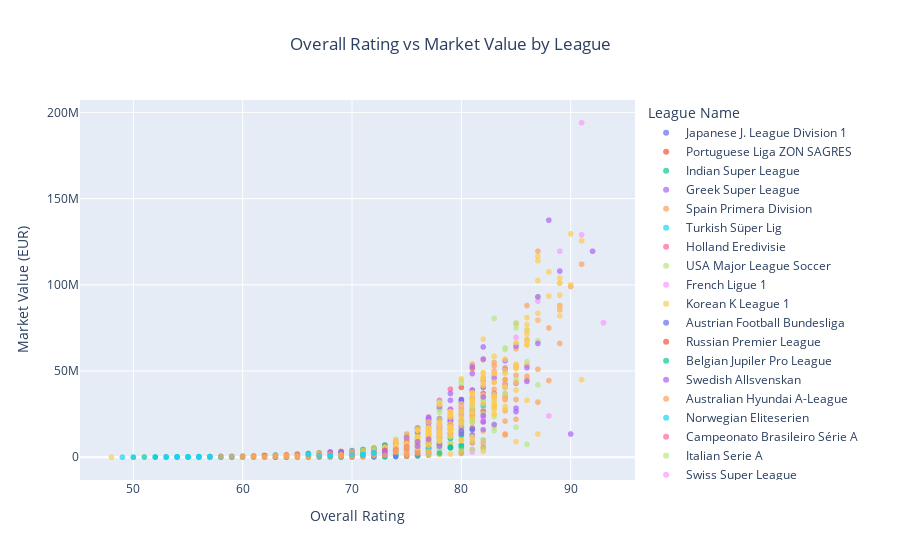

The code cell stored with this chart in its notebook:
### Markdown cell above
Analysis of the Relationship Between League, Overall Rating, and Market Value

This analysis aims to explore the relationship between the league in which players participate, their overall rating, and their market value. We will investigate whether there are significant correlations or dependencies among these variables, considering if players with similar or different overall ratings show varying market values within the same league.

### Code cell
# Scatter Plot: Overall Rating vs Market Value colored by League Name
fig_scatter = px.scatter(
    df,
    x='overall',
    y='value_eur',
    color='league_name',
    title='Overall Rating vs Market Value by League',
    labels={'overall': 'Overall Rating', 'value_eur': 'Market Value (EUR)', 'league_name': 'League Name'},
    opacity=0.7
)
fig_scatter.update_layout(
    xaxis_title='Overall Rating',
    yaxis_title='Market Value (EUR)',
    title_x=0.5,
    legend_title='League Name'
)
fig_scatter.show()

### Figure 1 — Plotly figure (JSON) as saved in the notebook; plotly's stock layout.template omitted (floating-point values rounded to 4 significant figures; data arrays with more than 128 entries replaced by an {"elided": "..."} marker saying what was removed)
{"data": [{"hovertemplate": "League Name=Japanese J. League Division 1<br>Overall Rating=%{x}<br>Market Value (EUR)=%{y}<extra></extra>", "legendgroup": "Japanese J. League Division 1", "marker": {"color": "#636efa", "opacity": 0.7, "symbol": "circle"}, "mode": "markers", "name": "Japanese J. League Division 1", "showlegend": true, "type": "scattergl", "x": {"elided": "220 int values"}, "xaxis": "x", "y": {"elided": "220 int values"}, "yaxis": "y"}, {"hovertemplate": "League Name=Portuguese Liga ZON SAGRES<br>Overall Rating=%{x}<br>Market Value (EUR)=%{y}<extra></extra>", "legendgroup": "Portuguese Liga ZON SAGRES", "marker": {"color": "#EF553B", "opacity": 0.7, "symbol": "circle"}, "mode": "markers", "name": "Portuguese Liga ZON SAGRES", "showlegend": true, "type": "scattergl", "x": {"elided": "198 int values"}, "xaxis": "x", "y": {"elided": "198 int values"}, "yaxis": "y"}, {"hovertemplate": "League Name=Indian Super League<br>Overall Rating=%{x}<br>Market Value (EUR)=%{y}<extra></extra>", "legendgroup": "Indian Super League", "marker": {"color": "#00cc96", "opacity": 0.7, "symbol": "circle"}, "mode": "markers", "name": "Indian Super League", "showlegend": true, "type": "scattergl", "x": [68, 65, 70, 55, 69, 56, 54, 65, 64, 70, 56, 67, 59, 52, 57, 63, 56, 58, 57, 57, 64, 63, 56, 57, 58, 55, 55, 60, 58, 57, 57, 56, 64, 71, 65, 65, 66, 63, 65, 66, 66, 54, 63, 59, 60, 53, 63, 56, 66, 55, 68, 68, 52, 62, 57, 68, 61, 61, 55, 55, 64, 58, 57, 61, 67, 72, 51, 55, 54, 55, 55, 57, 59, 56, 57, 56, 61, 60, 56, 60, 57, 54, 59, 59, 56, 66, 66, 63, 65, 58, 62, 54, 64, 54, 56, 57, 53, 55, 65, 60, 59, 57, 56, 57, 65, 57, 69, 65, 60, 53, 58, 67, 57, 70, 57, 68, 71, 67, 67, 68, 65], "xaxis": "x", "y": [1000000, 550000, 2100000, 130000, 1100000, 325000, 240000, 575000, 500000, 1100000, 325000, 1000000, 300000, 150000, 150000, 450000, 70000, 35000, 170000, 350000, 475000, 250000, 275000, 140000, 300000, 110000, 150000, 220000, 210000, 325000, 140000, 275000, 550000, 900000, 625000, 230000, 400000, 425000, 575000, 700000, 575000, 275000, 675000, 525000, 500000, 170000, 375000, 300000, 825000, 275000, 800000, 950000, 100000, 825000, 375000, 400000, 400000, 525000, 130000, 170000, 575000, 220000, 250000, 375000, 850000, 1500000, 140000, 120000, 210000, 250000, 240000, 350000, 325000, 300000, 140000, 275000, 300000, 210000, 140000, 160000, 140000, 100000, 475000, 160000, 45000, 400000, 700000, 475000, 700000, 200000, 350000, 250000, 500000, 110000, 300000, 190000, 200000, 275000, 825000, 300000, 350000, 220000, 150000, 220000, 600000, 170000, 1300000, 600000, 250000, 45000, 275000, 650000, 140000, 1300000, 190000, 1200000, 650000, 1000000, 500000, 400000, 700000], "yaxis": "y"}, {"hovertemplate": "League Name=Greek Super League<br>Overall Rating=%{x}<br>Market Value (EUR)=%{y}<extra></extra>", "legendgroup": "Greek Super League", "marker": {"color": "#ab63fa", "opacity": 0.7, "symbol": "circle"}, "mode": "markers", "name": "Greek Super League", "showlegend": true, "type": "scattergl", "x": [75, 76, 74, 79, 72, 73, 75, 81, 69, 72, 71, 73, 68, 71, 74, 76, 68, 74, 75, 74, 75, 72, 73, 77, 74, 71, 73, 76, 70, 72, 71, 77, 75, 75, 77, 70, 71, 75, 76, 76, 72, 79, 73, 72], "xaxis": "x", "y": [3500000, 7500000, 3300000, 12500000, 1200000, 2600000, 4800000, 13000000, 2100000, 1700000, 1400000, 925000, 2500000, 1600000, 2000000, 10000000, 2700000, 3300000, 5500000, 3000000, 5500000, 2300000, 2900000, 3400000, 5500000, 1700000, 2800000, 6500000, 1300000, 1100000, 1300000, 5000000, 3700000, 5500000, 16000000, 2100000, 3000000, 8500000, 9500000, 8000000, 2300000, 8500000, 4700000, 2300000], "yaxis": "y"}, {"hovertemplate": "League Name=Spain Primera Division<br>Overall Rating=%{x}<br>Market Value (EUR)=%{y}<extra></extra>", "legendgroup": "Spain Primera Division", "marker": {"color": "#FFA15A", "opacity": 0.7, "symbol": "circle"}, "mode": "markers", "name": "Spain Primera Division", "showlegend": true, "type": "scattergl", "x": {"elided": "220 int values"}, "xaxis": "x", "y": {"elided": "220 int values"}, "yaxis": "y"}, {"hovertemplate": "League Name=Turkish Süper Lig<br>Overall Rating=%{x}<br>Market Value (EUR)=%{y}<extra></extra>", "legendgroup": "Turkish Süper Lig", "marker": {"color": "#19d3f3", "opacity": 0.7, "symbol": "circle"}, "mode": "markers", "name": "Turkish Süper Lig", "showlegend": true, "type": "scattergl", "x": {"elided": "219 int values"}, "xaxis": "x", "y": {"elided": "219 int values"}, "yaxis": "y"}, {"hovertemplate": "League Name=Holland Eredivisie<br>Overall Rating=%{x}<br>Market Value (EUR)=%{y}<extra></extra>", "legendgroup": "Holland Eredivisie", "marker": {"color": "#FF6692", "opacity": 0.7, "symbol": "circle"}, "mode": "markers", "name": "Holland Eredivisie", "showlegend": true, "type": "scattergl", "x": {"elided": "198 int values"}, "xaxis": "x", "y": {"elided": "198 int values"}, "yaxis": "y"}, {"hovertemplate": "League Name=USA Major League Soccer<br>Overall Rating=%{x}<br>Market Value (EUR)=%{y}<extra></extra>", "legendgroup": "USA Major League Soccer", "marker": {"color": "#B6E880", "opacity": 0.7, "symbol": "circle"}, "mode": "markers", "name": "USA Major League Soccer", "showlegend": true, "type": "scattergl", "x": {"elided": "297 int values"}, "xaxis": "x", "y": {"elided": "297 int values"}, "yaxis": "y"}, {"hovertemplate": "League Name=French Ligue 1<br>Overall Rating=%{x}<br>Market Value (EUR)=%{y}<extra></extra>", "legendgroup": "French Ligue 1", "marker": {"color": "#FF97FF", "opacity": 0.7, "symbol": "circle"}, "mode": "markers", "name": "French Ligue 1", "showlegend": true, "type": "scattergl", "x": {"elided": "220 int values"}, "xaxis": "x", "y": {"elided": "220 int values"}, "yaxis": "y"}, {"hovertemplate": "League Name=Korean K League 1<br>Overall Rating=%{x}<br>Market Value (EUR)=%{y}<extra></extra>", "legendgroup": "Korean K League 1", "marker": {"color": "#FECB52", "opacity": 0.7, "symbol": "circle"}, "mode": "markers", "name": "Korean K League 1", "showlegend": true, "type": "scattergl", "x": {"elided": "132 int values"}, "xaxis": "x", "y": {"elided": "132 int values"}, "yaxis": "y"}, {"hovertemplate": "League Name=Austrian Football Bundesliga<br>Overall Rating=%{x}<br>Market Value (EUR)=%{y}<extra></extra>", "legendgroup": "Austrian Football Bundesliga", "marker": {"color": "#636efa", "opacity": 0.7, "symbol": "circle"}, "mode": "markers", "name": "Austrian Football Bundesliga", "showlegend": true, "type": "scattergl", "x": {"elided": "132 int values"}, "xaxis": "x", "y": {"elided": "132 int values"}, "yaxis": "y"}, {"hovertemplate": "League Name=Russian Premier League<br>Overall Rating=%{x}<br>Market Value (EUR)=%{y}<extra></extra>", "legendgroup": "Russian Premier League", "marker": {"color": "#EF553B", "opacity": 0.7, "symbol": "circle"}, "mode": "markers", "name": "Russian Premier League", "showlegend": true, "type": "scattergl", "x": [77, 76, 80, 74, 77, 75, 73, 75, 77, 77, 71, 70, 74, 68, 70, 74, 80, 75, 71, 82, 69, 73, 78, 71, 75, 78, 72, 78, 72, 74, 76, 74, 75], "xaxis": "x", "y": [21500000, 6000000, 2300000, 7000000, 1200000, 10500000, 6000000, 4100000, 11000000, 8500000, 4000000, 3300000, 4700000, 2600000, 3600000, 8500000, 20500000, 7500000, 2600000, 26500000, 2900000, 6500000, 16000000, 4000000, 10500000, 15000000, 3700000, 13500000, 4700000, 6000000, 6500000, 6500000, 8500000], "yaxis": "y"}, {"hovertemplate": "League Name=Belgian Jupiler Pro League<br>Overall Rating=%{x}<br>Market Value (EUR)=%{y}<extra></extra>", "legendgroup": "Belgian Jupiler Pro League", "marker": {"color": "#00cc96", "opacity": 0.7, "symbol": "circle"}, "mode": "markers", "name": "Belgian Jupiler Pro League", "showlegend": true, "type": "scattergl", "x": {"elided": "198 int values"}, "xaxis": "x", "y": {"elided": "198 int values"}, "yaxis": "y"}, {"hovertemplate": "League Name=Swedish Allsvenskan<br>Overall Rating=%{x}<br>Market Value (EUR)=%{y}<extra></extra>", "legendgroup": "Swedish Allsvenskan", "marker": {"color": "#ab63fa", "opacity": 0.7, "symbol": "circle"}, "mode": "markers", "name": "Swedish Allsvenskan", "showlegend": true, "type": "scattergl", "x": {"elided": "176 int values"}, "xaxis": "x", "y": {"elided": "176 int values"}, "yaxis": "y"}, {"hovertemplate": "League Name=Australian Hyundai A-League<br>Overall Rating=%{x}<br>Market Value (EUR)=%{y}<extra></extra>", "legendgroup": "Australian Hyundai A-League", "marker": {"color": "#FFA15A", "opacity": 0.7, "symbol": "circle"}, "mode": "markers", "name": "Australian Hyundai A-League", "showlegend": true, "type": "scattergl", "x": {"elided": "132 int values"}, "xaxis": "x", "y": {"elided": "132 int values"}, "yaxis": "y"}, {"hovertemplate": "League Name=Norwegian Eliteserien<br>Overall Rating=%{x}<br>Market Value (EUR)=%{y}<extra></extra>", "legendgroup": "Norwegian Eliteserien", "marker": {"color": "#19d3f3", "opacity": 0.7, "symbol": "circle"}, "mode": "markers", "name": "Norwegian Eliteserien", "showlegend": true, "type": "scattergl", "x": {"elided": "176 int values"}, "xaxis": "x", "y": {"elided": "176 int values"}, "yaxis": "y"}, {"hovertemplate": "League Name=Campeonato Brasileiro Série A<br>Overall Rating=%{x}<br>Market Value (EUR)=%{y}<extra></extra>", "legendgroup": "Campeonato Brasileiro Série A", "marker": {"color": "#FF6692", "opacity": 0.7, "symbol": "circle"}, "mode": "markers", "name": "Campeonato Brasileiro Série A", "showlegend": true, "type": "scattergl", "x": {"elided": "198 int values"}, "xaxis": "x", "y": {"elided": "198 int values"}, "yaxis": "y"}, {"hovertemplate": "League Name=Italian Serie A<br>Overall Rating=%{x}<br>Market Value (EUR)=%{y}<extra></extra>", "legendgroup": "Italian Serie A", "marker": {"color": "#B6E880", "opacity": 0.7, "symbol": "circle"}, "mode": "markers", "name": "Italian Serie A", "showlegend": true, "type": "scattergl", "x": {"elided": "220 int values"}, "xaxis": "x", "y": {"elided": "220 int values"}, "yaxis": "y"}, {"hovertemplate": "League Name=Swiss Super League<br>Overall Rating=%{x}<br>Market Value (EUR)=%{y}<extra></extra>", "legendgroup": "Swiss Super League", "marker": {"color": "#FF97FF", "opacity": 0.7, "symbol": "circle"}, "mode": "markers", "name": "Swiss Super League", "showlegend": true, "type": "scattergl", "x": [74, 70, 69, 63, 68, 67, 69, 68, 65, 72, 69, 64, 70, 66, 71, 76, 74, 73, 62, 70, 70, 76, 74, 72, 76, 57, 70, 72, 65, 65, 69, 75, 63, 64, 67, 70, 69, 62, 65, 67, 69, 70, 70, 68, 71, 66, 58, 63, 75, 69, 66, 73, 71, 74, 63, 72, 67, 63, 67, 65, 71, 66, 69, 69, 73, 71, 74, 61, 68, 66, 71, 70, 67, 67, 55, 71, 68, 58, 65, 67, 71, 75, 71, 72, 71, 72, 69, 70, 71, 72, 75, 71, 68, 68, 72, 64, 71, 67, 65, 63, 74, 68, 71, 64, 65, 70, 64, 70, 77, 70], "xaxis": "x", "y": [4100000, 1500000, 1600000, 400000, 775000, 180000, 275000, 1600000, 1500000, 3100000, 1100000, 700000, 1500000, 1100000, 1600000, 7500000, 2800000, 3800000, 850000, 1400000, 3100000, 8000000, 3700000, 2300000, 2300000, 200000, 3400000, 4500000, 1500000, 800000, 1100000, 2700000, 900000, 625000, 650000, 3700000, 375000, 375000, 1500000, 2300000, 2000000, 3200000, 1100000, 1900000, 1900000, 525000, 450000, 1100000, 6500000, 3000000, 725000, 2400000, 2000000, 4600000, 775000, 3300000, 2100000, 575000, 1500000, 1600000, 4200000, 2100000, 1000000, 500000, 6500000, 1700000, 6000000, 400000, 1000000, 1000000, 3900000, 1000000, 2500000, 2500000, 275000, 3900000, 1000000, 425000, 1600000, 825000, 3800000, 8500000, 525000, 2700000, 2600000, 950000, 1800000, 1100000, 4100000, 1600000, 6000000, 4200000, 1100000, 1200000, 2300000, 1200000, 3000000, 1600000, 700000, 550000, 4100000, 2700000, 4200000, 1300000, 1600000, 550000, 1300000, 1300000, 23500000, 2100000], "yaxis": "y"}, {"hovertemplate": "League Name=Saudi Abdul L. Jameel League<br>Overall Rating=%{x}<br>Market Value (EUR)=%{y}<extra></extra>", "legendgroup": "Saudi Abdul L. Jameel League", "marker": {"color": "#FECB52", "opacity": 0.7, "symbol": "circle"}, "mode": "markers", "name": "Saudi Abdul L. Jameel League", "showlegend": true, "type": "scattergl", "x": {"elided": "176 int values"}, "xaxis": "x", "y": {"elided": "176 int values"}, "yaxis": "y"}, {"hovertemplate": "League Name=Colombian Liga Postobón<br>Overall Rating=%{x}<br>Market Value (EUR)=%{y}<extra></extra>", "legendgroup": "Colombian Liga Postobón", "marker": {"color": "#636efa", "opacity": 0.7, "symbol": "circle"}, "mode": "markers", "name": "Colombian Liga Postobón", "showlegend": true, "type": "scattergl", "x": [70, 72, 68, 73, 67, 66, 69, 70, 66, 63, 68, 66, 72, 72, 74, 69, 71, 71, 65, 54, 70, 66, 66, 66, 62, 57, 69, 61, 68, 57, 62, 71, 66, 62, 64, 68, 69, 65, 64, 69, 72, 71, 61, 63, 72, 72, 61, 64, 56, 72, 60, 71, 59, 75, 66, 68, 70, 69, 66, 61, 73, 68, 61, 66, 69, 67, 63, 69, 69, 66, 71, 71, 63, 68, 67, 67, 73, 68, 58, 67, 68, 67, 57, 68, 66, 62, 71, 64], "xaxis": "x", "y": [1500000, 2300000, 950000, 2400000, 1000000, 550000, 1200000, 180000, 450000, 550000, 1100000, 850000, 2700000, 3000000, 475000, 1200000, 1400000, 2600000, 625000, 240000, 1400000, 725000, 1600000, 550000, 925000, 400000, 1600000, 450000, 1000000, 350000, 925000, 600000, 825000, 400000, 850000, 1600000, 1200000, 950000, 775000, 1500000, 1900000, 2000000, 725000, 725000, 2000000, 1000000, 375000, 625000, 300000, 2300000, 450000, 1600000, 475000, 3900000, 1200000, 1700000, 1000000, 1500000, 300000, 600000, 1000000, 825000, 450000, 975000, 400000, 850000, 1200000, 1800000, 1200000, 1800000, 1600000, 2200000, 925000, 950000, 1000000, 1500000, 3600000, 1400000, 450000, 1300000, 1800000, 1000000, 375000, 575000, 1000000, 170000, 1500000, 500000], "yaxis": "y"}, {"hovertemplate": "League Name=Romanian Liga I<br>Overall Rating=%{x}<br>Market Value (EUR)=%{y}<extra></extra>", "legendgroup": "Romanian Liga I", "marker": {"color": "#EF553B", "opacity": 0.7, "symbol": "circle"}, "mode": "markers", "name": "Romanian Liga I", "showlegend": true, "type": "scattergl", "x": {"elided": "176 int values"}, "xaxis": "x", "y": {"elided": "176 int values"}, "yaxis": "y"}, {"hovertemplate": "League Name=Rep. Ireland Airtricity League<br>Overall Rating=%{x}<br>Market Value (EUR)=%{y}<extra></extra>", "legendgroup": "Rep. Ireland Airtricity League", "marker": {"color": "#00cc96", "opacity": 0.7, "symbol": "circle"}, "mode": "markers", "name": "Rep. Ireland Airtricity League", "showlegend": true, "type": "scattergl", "x": [67, 58, 64, 53, 56, 54, 59, 60, 59, 65, 58, 64, 66, 57, 58, 56, 61, 62, 65, 58, 59, 62, 59, 63, 61, 60, 58, 54, 61, 63, 61, 62, 58, 59, 64, 64, 59, 60, 59, 60, 60, 59, 62, 62, 63, 56, 55, 60, 68, 59, 60, 62, 55, 59, 57, 59, 57, 61, 64, 63, 61, 60, 60, 60, 62, 56, 50, 56, 61, 61, 61, 64, 60, 58, 58, 55, 59, 63, 61, 63, 58, 66, 60, 58, 57, 62, 56, 59, 56, 56, 52, 61, 62, 56, 55, 56, 60, 59, 63, 66, 59, 65, 62, 60, 55, 62, 59, 56, 61, 62], "xaxis": "x", "y": [1000000, 275000, 575000, 140000, 230000, 250000, 220000, 600000, 475000, 600000, 425000, 1000000, 1500000, 130000, 400000, 180000, 35000, 825000, 80000, 110000, 300000, 550000, 190000, 925000, 700000, 170000, 300000, 220000, 210000, 600000, 700000, 575000, 425000, 110000, 550000, 725000, 475000, 220000, 300000, 550000, 150000, 110000, 1000000, 550000, 325000, 325000, 200000, 210000, 1300000, 450000, 240000, 900000, 170000, 275000, 400000, 190000, 240000, 475000, 1200000, 500000, 230000, 350000, 350000, 350000, 350000, 210000, 60000, 190000, 350000, 350000, 400000, 150000, 575000, 450000, 210000, 110000, 150000, 400000, 350000, 250000, 375000, 850000, 210000, 240000, 350000, 750000, 100000, 250000, 300000, 350000, 190000, 725000, 525000, 140000, 275000, 325000, 275000, 275000, 500000, 900000, 525000, 625000, 800000, 210000, 190000, 325000, 230000, 325000, 500000, 550000], "yaxis": "y"}, {"hovertemplate": "League Name=German 1. Bundesliga<br>Overall Rating=%{x}<br>Market Value (EUR)=%{y}<extra></extra>", "legendgroup": "German 1. Bundesliga", "marker": {"color": "#ab63fa", "opacity": 0.7, "symbol": "circle"}, "mode": "markers", "name": "German 1. Bundesliga", "showlegend": true, "type": "scattergl", "x": {"elided": "198 int values"}, "xaxis": "x", "y": {"elided": "198 int values"}, "yaxis": "y"}, {"hovertemplate": "League Name=Venezuelan Primera División<br>Overall Rating=%{x}<br>Market Value (EUR)=%{y}<extra></extra>", "legendgroup": "Venezuelan Primera División", "marker": {"color": "#FFA15A", "opacity": 0.7, "symbol": "circle"}, "mode": "markers", "name": "Venezuelan Primera División", "showlegend": true, "type": "scattergl", "x": [66, 63, 64, 66, 63, 63, 65, 55, 62, 65, 64, 60, 60, 61, 65, 63, 59, 63, 66, 64, 61, 56, 56, 65, 62, 68, 65, 61, 64, 60, 61, 61, 68, 65, 67, 65, 65, 63, 66, 63, 62, 62, 62, 61, 62, 66, 64, 64, 70, 65, 70, 64, 62, 63, 62, 65, 61, 61, 63, 64, 63, 64, 57, 67, 64, 65], "xaxis": "x", "y": [525000, 475000, 230000, 1100000, 1200000, 1000000, 600000, 240000, 775000, 600000, 1400000, 475000, 475000, 625000, 700000, 180000, 240000, 300000, 700000, 275000, 450000, 325000, 375000, 500000, 400000, 2600000, 450000, 130000, 160000, 240000, 725000, 800000, 1300000, 850000, 500000, 240000, 900000, 180000, 625000, 425000, 70000, 750000, 525000, 425000, 275000, 1800000, 600000, 1200000, 1500000, 725000, 1300000, 775000, 475000, 550000, 1000000, 600000, 725000, 500000, 625000, 1300000, 160000, 675000, 375000, 500000, 575000, 1100000], "yaxis": "y"}, {"hovertemplate": "League Name=Uruguayan Primera División<br>Overall Rating=%{x}<br>Market Value (EUR)=%{y}<extra></extra>", "legendgroup": "Uruguayan Primera División", "marker": {"color": "#19d3f3", "opacity": 0.7, "symbol": "circle"}, "mode": "markers", "name": "Uruguayan Primera División", "showlegend": true, "type": "scattergl", "x": [71, 67, 68, 65, 68, 75, 65, 75, 76, 67, 69, 64, 71, 62, 65, 65, 57, 62, 63, 53, 62, 71, 66, 72, 63, 65, 61, 64, 62, 66, 72, 73, 71, 56, 68, 64, 70, 60, 64, 67, 71, 67, 67, 69, 73, 64, 62, 64, 65, 64, 67, 69, 70, 66, 71, 67, 60, 73, 69, 55, 75, 67, 63, 54, 61, 62], "xaxis": "x", "y": [2700000, 1900000, 550000, 350000, 1400000, 4700000, 1200000, 3700000, 6500000, 2200000, 300000, 130000, 2300000, 350000, 750000, 1600000, 190000, 825000, 500000, 190000, 875000, 2800000, 925000, 450000, 400000, 1600000, 725000, 875000, 950000, 1900000, 5500000, 3000000, 4500000, 350000, 1400000, 1300000, 1900000, 525000, 1200000, 525000, 2300000, 1400000, 700000, 900000, 1500000, 100000, 450000, 1100000, 240000, 1300000, 900000, 975000, 1600000, 900000, 1600000, 1000000, 325000, 7000000, 3100000, 275000, 1900000, 350000, 625000, 250000, 750000, 950000], "yaxis": "y"}, {"hovertemplate": "League Name=Chilian Campeonato Nacional<br>Overall Rating=%{x}<br>Market Value (EUR)=%{y}<extra></extra>", "legendgroup": "Chilian Campeonato Nacional", "marker": {"color": "#FF6692", "opacity": 0.7, "symbol": "circle"}, "mode": "markers", "name": "Chilian Campeonato Nacional", "showlegend": true, "type": "scattergl", "x": [66, 63, 68, 74, 63, 68, 72, 68, 69, 68, 70, 69, 68, 67, 64, 62, 70, 64, 62, 66, 68, 68, 66, 67, 72, 65, 61, 66, 68, 63, 69, 69, 60, 60, 68, 69, 75, 63, 62, 68, 62, 68, 69, 64, 70, 66, 69, 72, 68, 68, 66, 63, 68, 70, 67, 67, 66, 66, 72, 68, 66, 75, 68, 68, 75, 58], "xaxis": "x", "y": [1300000, 1100000, 1900000, 1700000, 475000, 2700000, 2000000, 1100000, 750000, 400000, 525000, 925000, 1400000, 925000, 1300000, 275000, 1200000, 1200000, 925000, 1800000, 775000, 1300000, 550000, 1300000, 2200000, 975000, 675000, 825000, 1000000, 1000000, 1400000, 1400000, 500000, 240000, 750000, 1400000, 2300000, 1000000, 475000, 2300000, 750000, 1300000, 2900000, 625000, 425000, 725000, 250000, 750000, 750000, 1000000, 575000, 625000, 1400000, 1000000, 975000, 800000, 1200000, 1900000, 2800000, 400000, 425000, 1800000, 775000, 1200000, 3600000, 425000], "yaxis": "y"}, {"hovertemplate": "League Name=Scottish Premiership<br>Overall Rating=%{x}<br>Market Value (EUR)=%{y}<extra></extra>", "legendgroup": "Scottish Premiership", "marker": {"color": "#B6E880", "opacity": 0.7, "symbol": "circle"}, "mode": "markers", "name": "Scottish Premiership", "showlegend": true, "type": "scattergl", "x": {"elided": "132 int values"}, "xaxis": "x", "y": {"elided": "132 int values"}, "yaxis": "y"}, {"hovertemplate": "League Name=Danish Superliga<br>Overall Rating=%{x}<br>Market Value (EUR)=%{y}<extra></extra>", "legendgroup": "Danish Superliga", "marker": {"color": "#FF97FF", "opacity": 0.7, "symbol": "circle"}, "mode": "markers", "name": "Danish Superliga", "showlegend": true, "type": "scattergl", "x": {"elided": "132 int values"}, "xaxis": "x", "y": {"elided": "132 int values"}, "yaxis": "y"}, {"hovertemplate": "League Name=Mexican Liga MX<br>Overall Rating=%{x}<br>Market Value (EUR)=%{y}<extra></extra>", "legendgroup": "Mexican Liga MX", "marker": {"color": "#FECB52", "opacity": 0.7, "symbol": "circle"}, "mode": "markers", "name": "Mexican Liga MX", "showlegend": true, "type": "scattergl", "x": {"elided": "198 int values"}, "xaxis": "x", "y": {"elided": "198 int values"}, "yaxis": "y"}, {"hovertemplate": "League Name=Ukrainian Premier League<br>Overall Rating=%{x}<br>Market Value (EUR)=%{y}<extra></extra>", "legendgroup": "Ukrainian Premier League", "marker": {"color": "#636efa", "opacity": 0.7, "symbol": "circle"}, "mode": "markers", "name": "Ukrainian Premier League", "showlegend": true, "type": "scattergl", "x": [76, 75, 75, 73, 80, 76, 69, 73, 76, 73, 74, 76, 73, 72, 72, 72, 76, 79, 80, 81, 72, 68], "xaxis": "x", "y": [17000000, 4700000, 625000, 1000000, 15500000, 14500000, 2900000, 5500000, 7500000, 4800000, 4100000, 17000000, 6500000, 3500000, 3100000, 4600000, 17000000, 12500000, 33500000, 16000000, 5000000, 2000000], "yaxis": "y"}, {"hovertemplate": "League Name=Polish T-Mobile Ekstraklasa<br>Overall Rating=%{x}<br>Market Value (EUR)=%{y}<extra></extra>", "legendgroup": "Polish T-Mobile Ekstraklasa", "marker": {"color": "#EF553B", "opacity": 0.7, "symbol": "circle"}, "mode": "markers", "name": "Polish T-Mobile Ekstraklasa", "showlegend": true, "type": "scattergl", "x": {"elided": "198 int values"}, "xaxis": "x", "y": {"elided": "198 int values"}, "yaxis": "y"}, {"hovertemplate": "League Name=Argentina Primera División<br>Overall Rating=%{x}<br>Market Value (EUR)=%{y}<extra></extra>", "legendgroup": "Argentina Primera División", "marker": {"color": "#00cc96", "opacity": 0.7, "symbol": "circle"}, "mode": "markers", "name": "Argentina Primera División", "showlegend": true, "type": "scattergl", "x": {"elided": "285 int values"}, "xaxis": "x", "y": {"elided": "285 int values"}, "yaxis": "y"}, {"hovertemplate": "League Name=Ecuadorian Serie A<br>Overall Rating=%{x}<br>Market Value (EUR)=%{y}<extra></extra>", "legendgroup": "Ecuadorian Serie A", "marker": {"color": "#ab63fa", "opacity": 0.7, "symbol": "circle"}, "mode": "markers", "name": "Ecuadorian Serie A", "showlegend": true, "type": "scattergl", "x": [76, 68, 70, 67, 62, 64, 67, 72, 67, 74, 67, 70, 71, 64, 58, 64, 66, 71, 66, 61, 70, 68, 67, 66, 67, 70, 75, 73, 66, 64, 66, 67, 68, 66, 72, 67, 66, 64, 68, 68, 67, 65, 67, 62, 65, 73, 62, 62, 64, 70, 71, 61, 64, 63, 72, 65, 64, 68, 73, 74, 64, 66, 65, 68, 70, 73, 63, 68, 66, 67, 67, 63, 69, 68, 70, 64, 70], "xaxis": "x", "y": [3100000, 2000000, 1400000, 850000, 350000, 400000, 875000, 250000, 2100000, 2800000, 850000, 180000, 1000000, 725000, 275000, 800000, 1200000, 1700000, 900000, 425000, 1500000, 2200000, 975000, 800000, 1100000, 1600000, 1100000, 2700000, 600000, 575000, 600000, 1300000, 2300000, 850000, 2700000, 1600000, 1300000, 700000, 2500000, 1800000, 1600000, 1600000, 850000, 550000, 600000, 6000000, 600000, 825000, 550000, 1300000, 1600000, 425000, 625000, 110000, 2200000, 675000, 1200000, 1600000, 3000000, 3500000, 825000, 825000, 1400000, 1900000, 1200000, 3200000, 500000, 1800000, 850000, 1500000, 325000, 1100000, 1800000, 1200000, 1600000, 850000, 1600000], "yaxis": "y"}, {"hovertemplate": "League Name=Finnish Veikkausliiga<br>Overall Rating=%{x}<br>Market Value (EUR)=%{y}<extra></extra>", "legendgroup": "Finnish Veikkausliiga", "marker": {"color": "#FFA15A", "opacity": 0.7, "symbol": "circle"}, "mode": "markers", "name": "Finnish Veikkausliiga", "showlegend": true, "type": "scattergl", "x": [67, 60, 66, 66, 64, 65, 63, 64, 67, 66, 67], "xaxis": "x", "y": [1000000, 525000, 725000, 1000000, 675000, 950000, 425000, 475000, 350000, 700000, 1000000], "yaxis": "y"}, {"hovertemplate": "League Name=Chinese Super League<br>Overall Rating=%{x}<br>Market Value (EUR)=%{y}<extra></extra>", "legendgroup": "Chinese Super League", "marker": {"color": "#19d3f3", "opacity": 0.7, "symbol": "circle"}, "mode": "markers", "name": "Chinese Super League", "showlegend": true, "type": "scattergl", "x": {"elided": "175 int values"}, "xaxis": "x", "y": {"elided": "175 int values"}, "yaxis": "y"}, {"hovertemplate": "League Name=Czech Republic Gambrinus Liga<br>Overall Rating=%{x}<br>Market Value (EUR)=%{y}<extra></extra>", "legendgroup": "Czech Republic Gambrinus Liga", "marker": {"color": "#FF6692", "opacity": 0.7, "symbol": "circle"}, "mode": "markers", "name": "Czech Republic Gambrinus Liga", "showlegend": true, "type": "scattergl", "x": [78, 75, 76, 78, 76, 73, 72, 75, 71, 77, 72, 72, 74, 73, 74, 73, 76, 69, 72, 71, 75, 77, 74, 70, 74, 73, 73, 76, 76, 73, 75, 73, 76], "xaxis": "x", "y": [14000000, 4500000, 9500000, 15000000, 2400000, 3800000, 2700000, 11000000, 1900000, 10000000, 2000000, 1600000, 5000000, 4100000, 3500000, 3100000, 9500000, 3100000, 3300000, 2000000, 8500000, 3400000, 8000000, 1700000, 8500000, 2400000, 4000000, 7500000, 8000000, 3000000, 8500000, 3000000, 16000000], "yaxis": "y"}, {"hovertemplate": "League Name=Hungarian Nemzeti Bajnokság I<br>Overall Rating=%{x}<br>Market Value (EUR)=%{y}<extra></extra>", "legendgroup": "Hungarian Nemzeti Bajnokság I", "marker": {"color": "#B6E880", "opacity": 0.7, "symbol": "circle"}, "mode": "markers", "name": "Hungarian Nemzeti Bajnokság I", "showlegend": true, "type": "scattergl", "x": [74, 73, 75, 70, 68, 70, 71, 72, 72, 72, 67], "xaxis": "x", "y": [4900000, 2000000, 6000000, 2100000, 1700000, 1300000, 2600000, 2300000, 2400000, 2700000, 2100000], "yaxis": "y"}, {"hovertemplate": "League Name=Peruvian Primera División<br>Overall Rating=%{x}<br>Market Value (EUR)=%{y}<extra></extra>", "legendgroup": "Peruvian Primera División", "marker": {"color": "#FF97FF", "opacity": 0.7, "symbol": "circle"}, "mode": "markers", "name": "Peruvian Primera División", "showlegend": true, "type": "scattergl", "x": [67, 68, 67, 67, 70, 65, 66, 72, 65, 67, 66, 65, 68, 66, 65, 65, 66, 61, 67, 66, 63, 62, 70, 68, 67, 61, 64, 71, 65, 71, 67, 67, 69, 65, 61, 65, 66, 67, 65, 63, 65, 64, 65, 60, 70, 66, 66, 62, 65, 68, 65, 66, 69, 66, 68, 67, 60, 72, 66, 68, 64, 63, 71, 66, 66, 66], "xaxis": "x", "y": [800000, 1200000, 1300000, 825000, 3600000, 950000, 725000, 1600000, 1200000, 925000, 90000, 80000, 130000, 1300000, 1500000, 1500000, 450000, 110000, 375000, 900000, 525000, 575000, 425000, 1200000, 1000000, 725000, 475000, 1900000, 725000, 1800000, 1200000, 650000, 1100000, 300000, 350000, 700000, 1300000, 875000, 220000, 650000, 1500000, 875000, 190000, 500000, 1100000, 400000, 400000, 70000, 1000000, 1800000, 1700000, 1300000, 1100000, 1000000, 2500000, 1200000, 550000, 1500000, 850000, 1200000, 725000, 550000, 1300000, 1400000, 850000, 725000], "yaxis": "y"}, {"hovertemplate": "League Name=English Premier League<br>Overall Rating=%{x}<br>Market Value (EUR)=%{y}<extra></extra>", "legendgroup": "English Premier League", "marker": {"color": "#FECB52", "opacity": 0.7, "symbol": "circle"}, "mode": "markers", "name": "English Premier League", "showlegend": true, "type": "scattergl", "x": {"elided": "220 int values"}, "xaxis": "x", "y": {"elided": "220 int values"}, "yaxis": "y"}, {"hovertemplate": "League Name=South African Premier Division<br>Overall Rating=%{x}<br>Market Value (EUR)=%{y}<extra></extra>", "legendgroup": "South African Premier Division", "marker": {"color": "#636efa", "opacity": 0.7, "symbol": "circle"}, "mode": "markers", "name": "South African Premier Division", "showlegend": true, "type": "scattergl", "x": [72, 74, 74, 68, 62, 70, 69, 69, 61, 62, 71, 72, 68, 67, 67, 69, 67, 67, 71, 72, 64, 70], "xaxis": "x", "y": [2300000, 475000, 4100000, 1300000, 600000, 1100000, 900000, 1400000, 700000, 900000, 1500000, 2300000, 875000, 700000, 325000, 950000, 875000, 975000, 1800000, 2300000, 525000, 1600000], "yaxis": "y"}, {"hovertemplate": "League Name=UAE Arabian Gulf League<br>Overall Rating=%{x}<br>Market Value (EUR)=%{y}<extra></extra>", "legendgroup": "UAE Arabian Gulf League", "marker": {"color": "#EF553B", "opacity": 0.7, "symbol": "circle"}, "mode": "markers", "name": "UAE Arabian Gulf League", "showlegend": true, "type": "scattergl", "x": [74, 70, 65, 62, 66, 73, 64, 69, 68, 70, 74], "xaxis": "x", "y": [4200000, 850000, 1600000, 825000, 925000, 4000000, 1300000, 1500000, 2600000, 1400000, 4200000], "yaxis": "y"}, {"hovertemplate": "League Name=Liga de Fútbol Profesional Boliviano<br>Overall Rating=%{x}<br>Market Value (EUR)=%{y}<extra></extra>", "legendgroup": "Liga de Fútbol Profesional Boliviano", "marker": {"color": "#00cc96", "opacity": 0.7, "symbol": "circle"}, "mode": "markers", "name": "Liga de Fútbol Profesional Boliviano", "showlegend": true, "type": "scattergl", "x": [65, 64, 66, 67, 62, 65, 60, 69, 61, 65, 65, 66, 67, 65, 67, 64, 65, 64, 64, 65, 65, 66, 62, 62, 70, 66, 66, 67, 66, 72, 64, 69, 67, 69, 63, 66, 65, 70, 68, 65, 69, 68, 68, 66, 68, 71, 65, 67, 67, 67, 69, 71, 62, 63, 64, 61, 65, 65, 65, 67, 60, 63, 69, 65, 63, 66, 66, 63, 66, 69, 61, 66, 65, 67, 67, 66, 71], "xaxis": "x", "y": [700000, 400000, 150000, 275000, 500000, 475000, 500000, 1800000, 550000, 80000, 375000, 150000, 1300000, 1200000, 950000, 210000, 525000, 1300000, 400000, 800000, 475000, 1800000, 250000, 525000, 525000, 900000, 1900000, 1200000, 700000, 1600000, 575000, 1400000, 825000, 1100000, 625000, 900000, 700000, 525000, 1300000, 700000, 1200000, 400000, 575000, 900000, 1100000, 1600000, 625000, 1300000, 325000, 325000, 1300000, 1500000, 450000, 230000, 400000, 450000, 1000000, 500000, 500000, 1500000, 500000, 450000, 575000, 775000, 1100000, 900000, 750000, 230000, 300000, 475000, 350000, 725000, 525000, 850000, 650000, 850000, 1600000], "yaxis": "y"}, {"hovertemplate": "League Name=Croatian Prva HNL<br>Overall Rating=%{x}<br>Market Value (EUR)=%{y}<extra></extra>", "legendgroup": "Croatian Prva HNL", "marker": {"color": "#ab63fa", "opacity": 0.7, "symbol": "circle"}, "mode": "markers", "name": "Croatian Prva HNL", "showlegend": true, "type": "scattergl", "x": [75, 69, 82, 73, 69, 70, 73, 68, 76, 72, 77, 68, 70, 75, 73, 70, 72, 71, 75, 66, 68, 76], "xaxis": "x", "y": [6000000, 3300000, 35000000, 1600000, 3200000, 3400000, 2100000, 1200000, 6500000, 2900000, 10500000, 3100000, 1100000, 4900000, 3600000, 1800000, 2700000, 1600000, 11500000, 1900000, 2700000, 9000000], "yaxis": "y"}, {"hovertemplate": "League Name=Paraguayan Primera División<br>Overall Rating=%{x}<br>Market Value (EUR)=%{y}<extra></extra>", "legendgroup": "Paraguayan Primera División", "marker": {"color": "#FFA15A", "opacity": 0.7, "symbol": "circle"}, "mode": "markers", "name": "Paraguayan Primera División", "showlegend": true, "type": "scattergl", "x": [65, 71, 72, 75, 61, 66, 70, 67, 69, 67, 65, 60, 59, 68, 64, 63, 70, 69, 66, 71, 75, 66, 62, 64, 65, 70, 74, 76, 64, 72, 64, 64, 69, 62, 64, 61, 69, 67, 75, 70, 71, 64, 74, 73, 64, 70, 66, 65, 70, 72, 64, 70, 61, 65, 65, 66, 63, 66, 68, 70, 61, 67, 58, 63, 75, 74, 64, 67, 67, 66, 71, 60, 75, 64, 66, 62], "xaxis": "x", "y": [325000, 2000000, 1200000, 625000, 220000, 90000, 2000000, 110000, 1200000, 1200000, 160000, 250000, 475000, 1800000, 375000, 450000, 275000, 300000, 575000, 325000, 6500000, 700000, 240000, 800000, 575000, 1600000, 3000000, 2600000, 1300000, 2800000, 700000, 775000, 1400000, 500000, 650000, 900000, 1400000, 825000, 1900000, 1600000, 900000, 525000, 3600000, 1100000, 1300000, 1400000, 625000, 625000, 3300000, 1900000, 700000, 550000, 625000, 250000, 1300000, 675000, 1000000, 575000, 375000, 2000000, 675000, 2200000, 425000, 750000, 4700000, 4600000, 575000, 2300000, 1300000, 1800000, 650000, 375000, 1900000, 1300000, 700000, 325000], "yaxis": "y"}, {"hovertemplate": "League Name=Cypriot First Division<br>Overall Rating=%{x}<br>Market Value (EUR)=%{y}<extra></extra>", "legendgroup": "Cypriot First Division", "marker": {"color": "#19d3f3", "opacity": 0.7, "symbol": "circle"}, "mode": "markers", "name": "Cypriot First Division", "showlegend": true, "type": "scattergl", "x": [71, 68, 72, 66, 66, 70, 72, 71, 68, 71, 67], "xaxis": "x", "y": [1300000, 950000, 2400000, 1800000, 1800000, 1600000, 2500000, 1400000, 825000, 1600000, 850000], "yaxis": "y"}], "layout": {"legend": {"title": {"text": "League Name"}, "tracegroupgap": 0}, "title": {"text": "Overall Rating vs Market Value by League", "x": 0.5}, "xaxis": {"anchor": "y", "domain": [0, 1], "title": {"text": "Overall Rating"}}, "yaxis": {"anchor": "x", "domain": [0, 1], "title": {"text": "Market Value (EUR)"}}}}
